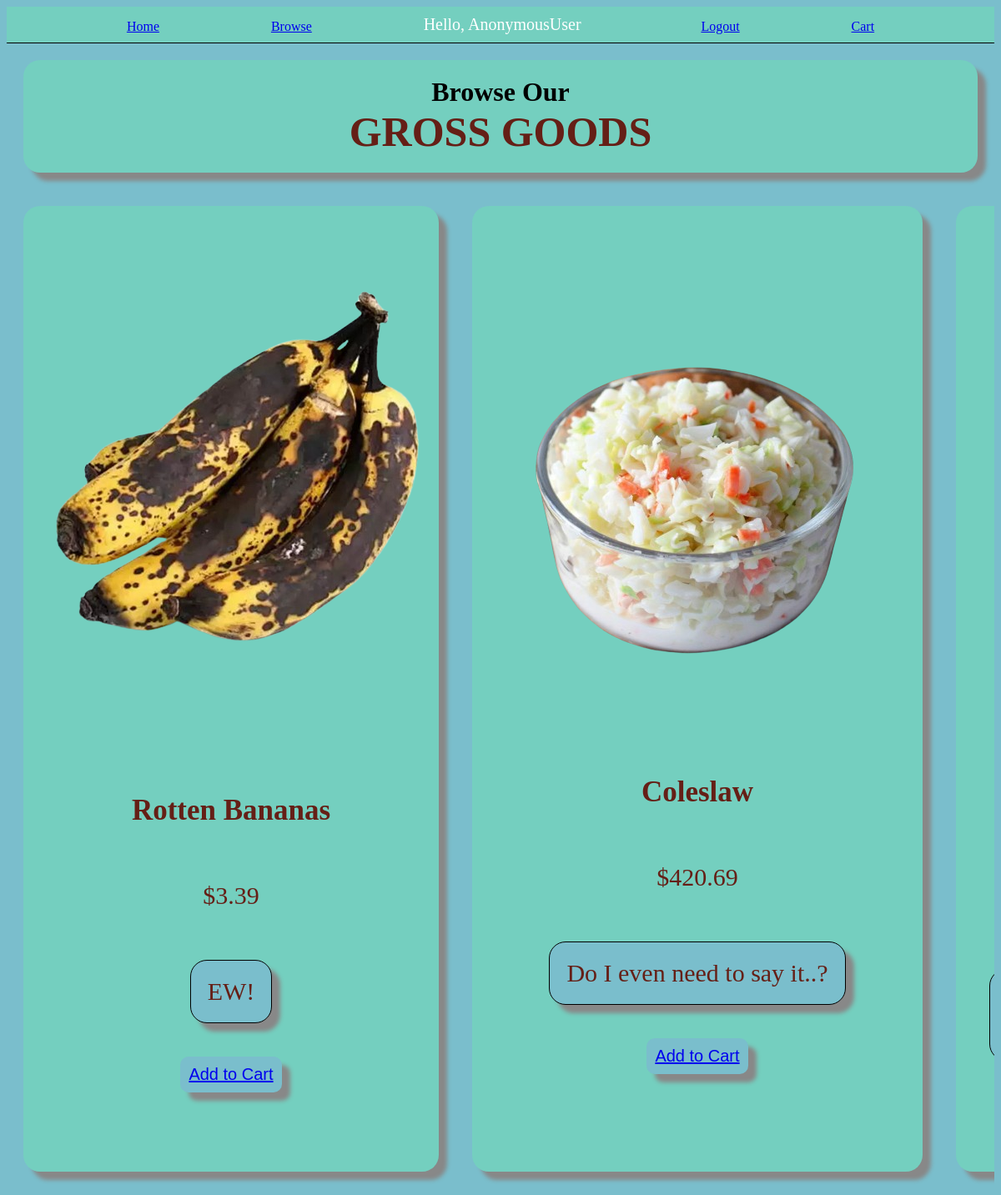
The page /shopping/ on the database as committed earlier.
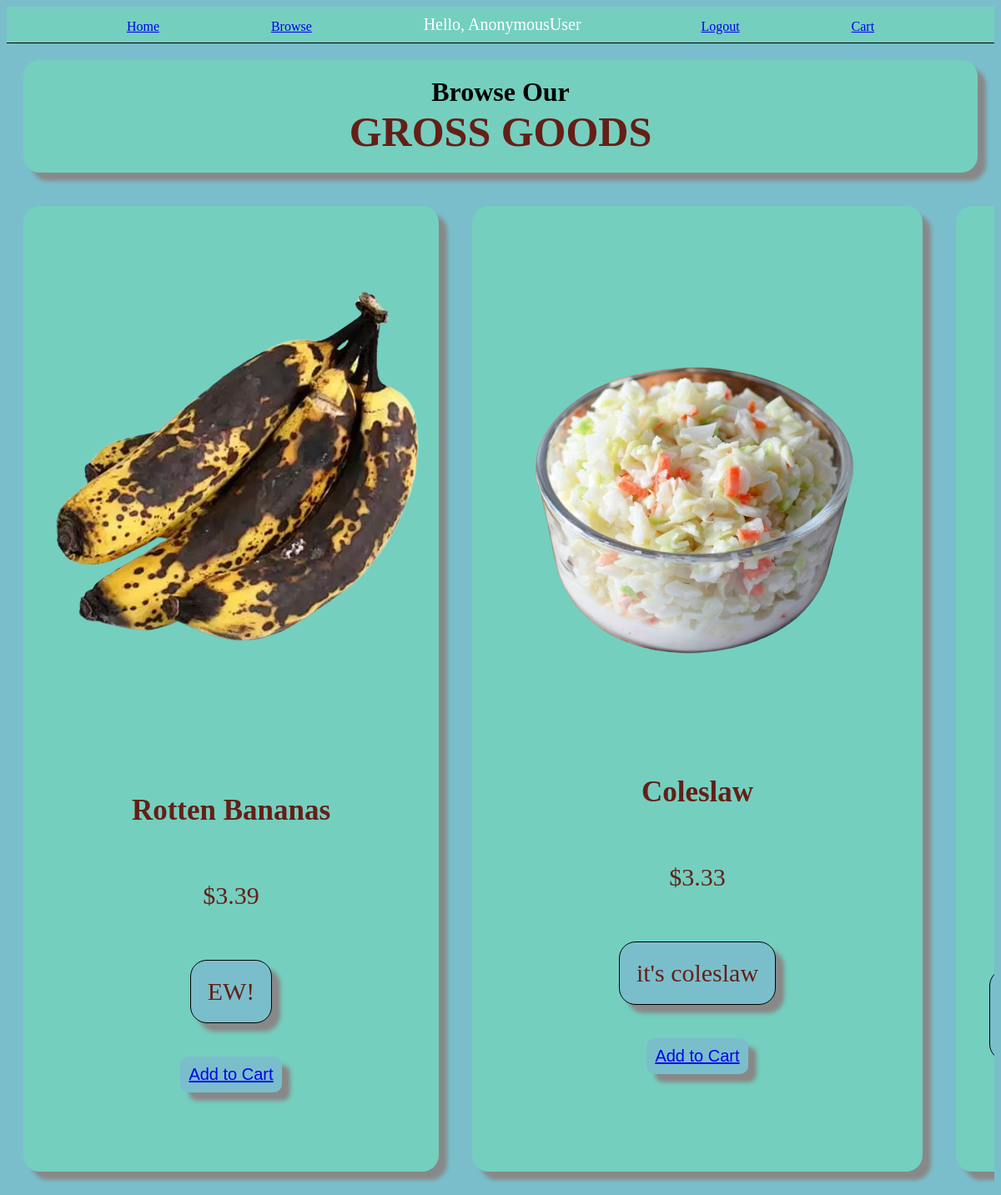
The same page on the database as committed later.
### app/models.py (models this page shows, shortened)
class Product(models.Model):
    name = models.CharField(max_length=200, null=True)
    image = models.ImageField(upload_to='', null=True, blank=True)
    description = models.CharField(max_length=200, null=True)
    price = models.FloatField(null=True)

### app/views.py (the view)
# urls.py: path("shopping/", shoppingPage, name="shopping"),
def shoppingPage(request):
    orders = Order.objects.all()
    products = Product.objects.all()
    context = { 'orders': orders, 'products': products}
    return render(request, 'shopping.html', context)

### app/templates/shopping.html (shortened to what this page needs)
{% extends 'base.html' %}
{% block content %}
<h1 class="productsMainText">Browse Our <span class="GROSS">GROSS GOODS</span></h1>
<div class="productContainer">
    {% for product in products %}
    <div class="productItem">
        {% if product.image %}
            <img src="{{ product.image.url }}" class="productIMG">
        {% endif %}
        <div class="productInfo">
            <h3 class="productNameText">{{ product.name }}</h3>
            <p class="productPriceText">${{ product.price }}</p>
            <p class="productDescriptionText">{{ product.description }}</p>
            <button class="addToCartButton" onclick="showPopup()"><a href="{% url 'add_to_cart' product.id %}">Add to Cart</a></button>
        </div>
    </div>
    {% endfor %}
</div>
{% endblock content %}

### app/templates/base.html (shortened to what this page needs)
{% load static %}
<!DOCTYPE html>
<html lang="en">
<head>
    <link rel="stylesheet" href= {% static "styles.css" %}>
</head>
<body>
    <nav class="mainNav">
        <a href="{% url 'home' %}">Home</a>
        <a href="{% url 'shopping' %}">Browse</a>
        <span id="hello-msg">Hello, {{request.user}}</span>
        <span><a href="{% url 'logout' %}">Logout</a></span>
        <a href="{% url 'cart' %}">Cart</a>
    </nav>
    <main>
        {% block content %}
        {% endblock %}
    </main>
</body>
</html>

### app/static/styles.css (style rules this page uses)
body { background: #7abecc; }
.mainNav { background: #74cfbf; padding: 10px; margin: 0; border-bottom: 1px solid black; display: flex; justify-content: space-evenly; align-items: end; }
.GROSS { font-size: 50px; color: #651f16; }
#hello-msg { color: white; font-size: 20px; margin-right: 10px; }
.productsMainText { display: flex; flex-direction: column; margin-left: 40%; margin-right: 40%; align-items: center; justify-content: center; padding: 20px; margin: 20px; background-color: #74cfbf; border-radius: 20px; box-shadow: 10px 10px 5px #888888; }
.productItem { margin-left: 40%; margin-right: 40%; display: flex; flex-direction: column; align-items: center; justify-content: center; padding: 20px; margin: 20px; background-color: #74cfbf; border-radius: 20px; box-shadow: 10px 10px 5px #888888; }
.productContainer { display: flex; overflow-x: auto; }
.addToCartButton { background: #7abecc; border: none; border-radius: 10px; padding: 10px; margin: 10px; font-size: 20px; cursor: pointer; box-shadow: 10px 10px 5px #888888; }
.productInfo { padding: 20px; margin-top: 40px; display: flex; flex-direction: column; align-items: center; justify-content: center; }
.productNameText { font-size: 35px; color: #651f16; }
.productPriceText { font-size: 30px; color: #651f16; }
.productDescriptionText { font-size: 30px; color: #651f16; background-color: #7abecc; padding: 20px; border-radius: 20px; box-shadow: 10px 10px 5px #888888; border: 1px solid black; }

Rows that differ between the two databases and show on the page:
changed Product "Coleslaw": price "420.69" → "3.33"; description "Do I even need to say it..?" → "it's coleslaw"
